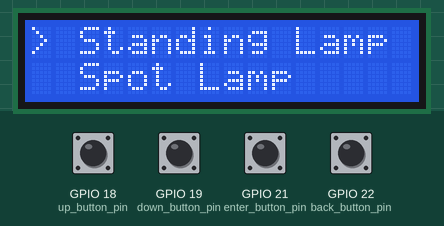
Recording of a sketch running on a simulated ESP32. Shown: 16×2 character LCD. The test bench sets the inputs (shaded band); at power-on: GPIO 18 (up_button_pin), GPIO 19 (down_button_pin), GPIO 21 (enter_button_pin), GPIO 22 (back_button_pin) LOW. WiFi joins after 1.5 s; servers stay silent unless stated; what the sketch prints to the serial monitor is not drawn.

Above: at 2.9 s.
3.0 s: GPIO 19 (down_button_pin) pulled HIGH for 0.15 s
At 4.0 s:
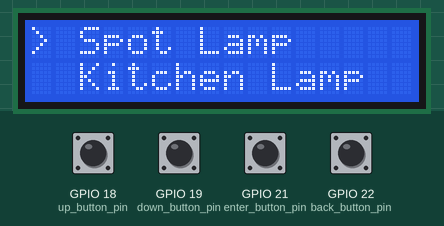
4.6 s: GPIO 21 (enter_button_pin) pulled HIGH for 0.15 s
At 5.2 s:
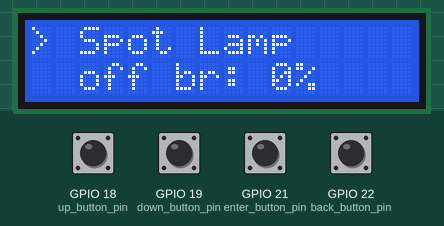
6.2 s: GPIO 21 (enter_button_pin) pulled HIGH for 1 s
At 6.5 s:
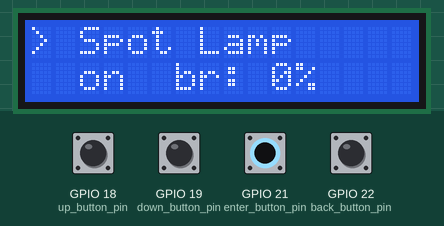
8.7 s: GPIO 18 (up_button_pin) pulled HIGH for 0.15 s
At 9.5 s:
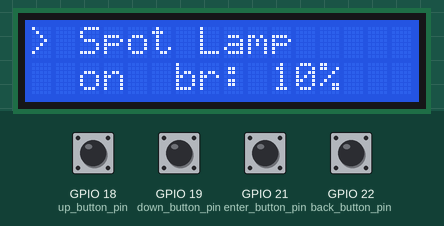
10.3 s: GPIO 18 (up_button_pin) pulled HIGH for 1 s
At 10.7 s:
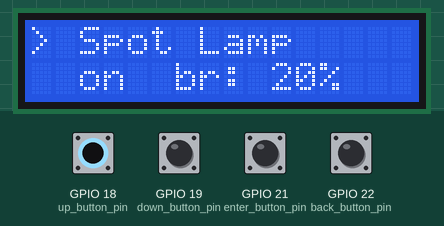
12.8 s: GPIO 22 (back_button_pin) pulled HIGH for 0.15 s
At 13.7 s:
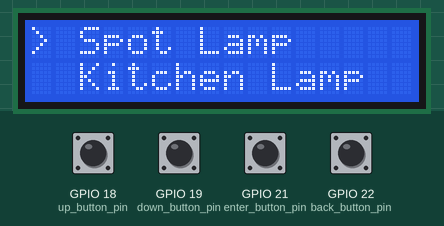
Timing chart, 0 to 15.4 s (numbered marks = the images above; inputs shaded):
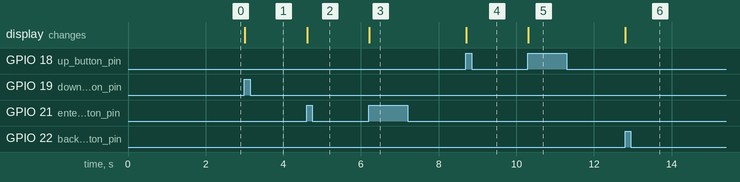

The sketch:

web_server_lcd.ino
```cpp
// include the library code:
#include <LiquidCrystal.h>
#include <WiFi.h>
#include <HTTPClient.h>

// initialize the library with the numbers of the interface pins
LiquidCrystal lcd(13, 12, 14, 27, 26, 25);

int up_button_pin = 18;
int down_button_pin = 19;
int enter_button_pin = 21;
int back_button_pin = 22;

int up_state = 0;
int down_state = 0;
int enter_state = 0;
int back_state = 0;

String lamps[6] = {"Standing Lamp", "Spot Lamp", "Kitchen Lamp", "Hallway Lamps", "Bedroom Lamp", ""};
int brightness[5] = {0, 0, 0, 0, 0};
int state[5] = {0, 0, 0, 0, 0};
int current_index = 0;

// 0 = main, 1 = lamp
int menu_depth = 0;

void setup() {
  Serial.begin(115200);
  lcd.begin(16, 2);
  write_main_menu();

  pinMode(up_button_pin, INPUT_PULLDOWN);
  pinMode(down_button_pin, INPUT_PULLDOWN);
  pinMode(enter_button_pin, INPUT_PULLDOWN);
  pinMode(back_button_pin, INPUT_PULLDOWN);

  //Wifi setup
  connect_to_wifi();
  get_lamps();
}

void loop() {

  int up_state_read = digitalRead(up_button_pin);
  int down_state_read = digitalRead(down_button_pin);
  int enter_state_read = digitalRead(enter_button_pin);
  int back_state_read = digitalRead(back_button_pin);

  if (up_state_read > up_state){
    if(menu_depth == 0){
      scroll_up();
    } else {
      increase_brightness();
      write_lamp_menu();
    }
  } else if (down_state_read > down_state){
    if(menu_depth == 0){
      scroll_down();
    } else {
      decrease_brightness();
      write_lamp_menu();
    }
  } else if (enter_state_read > enter_state){
    if (menu_depth == 1){
      switch_lamp_state();
      write_lamp_menu();
    } else {
      menu_depth = 1;
      write_lamp_menu();
    }
  } else if (back_state_read > back_state){
    if (menu_depth == 1){
      menu_depth = 0;
      write_main_menu();
    }
  }

  enter_state = enter_state_read;
  up_state = up_state_read;
  down_state = down_state_read;
  back_state = enter_state;

  delay(10);
}

void scroll_up(){
  if(current_index == 0){
    return;
  }
  current_index -= 1;
  write_main_menu();
}

void scroll_down(){
  if(current_index == 4){
    return;
  }
  current_index += 1;
  write_main_menu();
}

void write_lamp_menu(){
  lcd.clear();
  lcd.setCursor(0, 0);
  lcd.print("> ");
  lcd.print(lamps[current_index]);

  lcd.setCursor(2, 1);
  if (state[current_index] == 0){
    lcd.print("off ");
  } else {
    lcd.print("on  ");
  }
  lcd.print("br: ");
  lcd.print(brightness[current_index]);
  lcd.print("%");

}

void increase_brightness(){
  if (brightness[current_index] < 100){
    brightness[current_index] += 10;
  }
}

void decrease_brightness(){
  if (brightness[current_index] > 0){
    brightness[current_index] -= 10;
  }
}

void switch_lamp_state(){
  if (state[current_index] == 0){
    state[current_index] = 1;
  } else {
    state[current_index] = 0;
  }
}

void write_main_menu(){
  lcd.clear();
  lcd.setCursor(0, 0);
  lcd.print("> ");
  lcd.print(lamps[current_index]);

  lcd.setCursor(2, 1);
  lcd.print(lamps[current_index + 1]);
}


//--------------- web request code ----------------

char* ha_access_token = "Bearer eyJhbGciOiJIUzI1NiIsInR5cCI6IkpXVCJ9.eyJpc3MiOiI3NTc2OGNhMDg0ZWE0ODNjYjE1YmQxNjQ0OTgxNWIwZiIsImlhdCI6MTY2ODcxMjkyOSwiZXhwIjoxOTg0MDcyOTI5fQ.OGfaiL675QN8dvqFq0tgYespo-5A2w2ZsFd-6tmlvZA";
char* ha_api_endpoint = "http://homeassistant.local/api/";
int ha_api_port = 8123;

const char* ssid = "Moker WiFi_ExtraWiFi2G";
const char* password = "500PilsAUB!2G";

void connect_to_wifi(){

  WiFi.begin(ssid, password);
  Serial.println("Connecting");
  while(WiFi.status() != WL_CONNECTED) {
    delay(500);
    Serial.print(".");
  }
  Serial.println("");
  Serial.print("Connected to WiFi network with IP Address: ");
  Serial.println(WiFi.localIP());
}

void get_lamps(){

  WiFiClient wifi;
  if(WiFi.status()== WL_CONNECTED){
    HTTPClient http;
    char* serverPath = "http://homeassistant.local:8123/api/";
    http.begin(serverPath);
    int httpResponseCode = http.GET();

      if (httpResponseCode>0) {
        Serial.print("HTTP Response code: ");
        Serial.println(httpResponseCode);
        String payload = http.getString();
        Serial.println(payload);
      }
      else {
        Serial.print("Error code: ");
        Serial.println(httpResponseCode);
      }
      // Free resources
      http.end();

    /*
      HttpClient client = HttpClient(wifi, ha_api_endpoint, ha_api_port);
      client.beginRequest();
      client.get("/");
      client.sendHeader("Authorization", ha_access_token);
      client.sendHeader("Content-Type", "application/json");
      client.endRequest();

      int statusCode = client.responseStatusCode();
      String response = client.responseBody();

      Serial.print("GET Status code: ");
      Serial.println(statusCode);
      Serial.print("GET Response: ");
      Serial.println(response);
      */
  }
}

String format_request_string(){

}
```

Measured:
- after the input at 3.0 s, the display: changes at once (image 1)
- after the input at 4.6 s, the display: changes at once (image 2)
- after the input at 6.2 s, the display: changes at once (image 3)
- after the input at 8.7 s, the display: changes at once (image 4)
- after the input at 10.3 s, the display: changes at once (image 5)
- after the input at 12.8 s, the display: changes at once (image 6)
